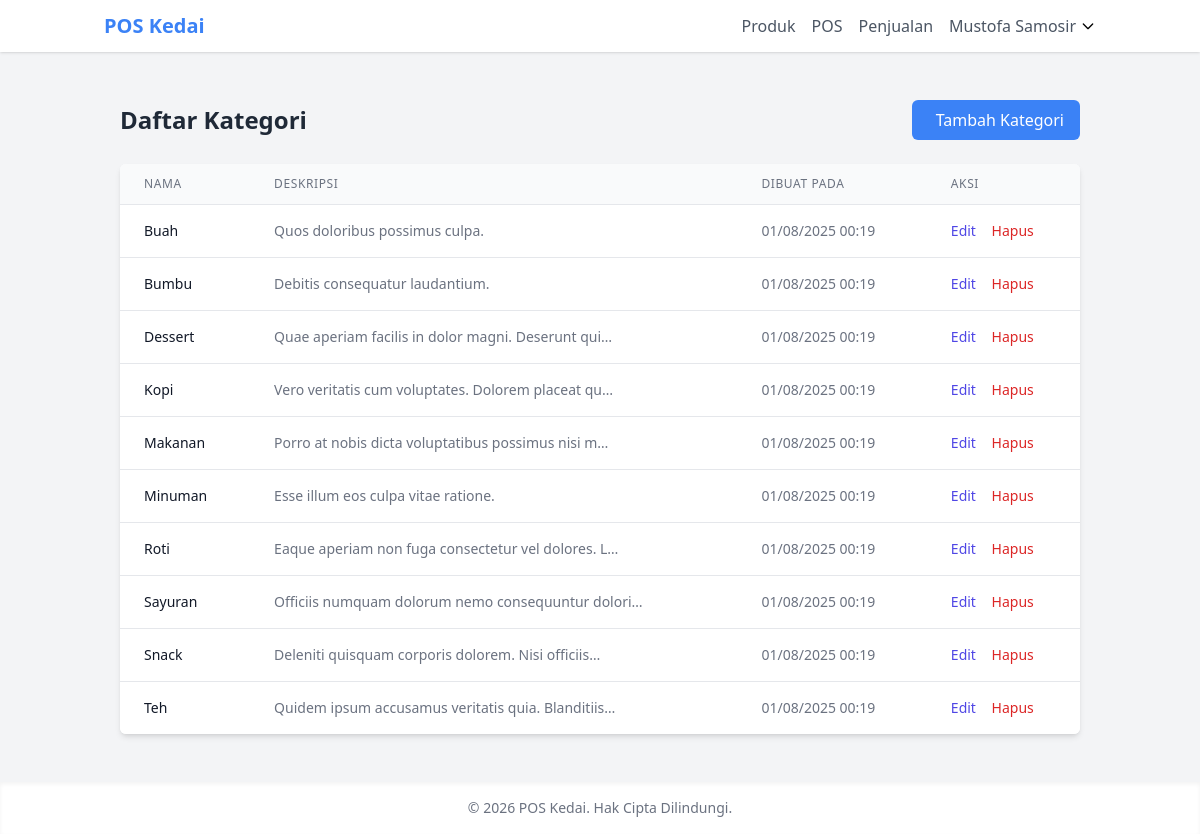
Page /inventory/categories/ (signed in) on the committed database.
### core/models.py (models this page shows, shortened)
class User(AbstractUser):
    class Role(models.TextChoices):
        ADMIN = 'ADMIN', _('Admin')
        OWNER = 'OWNER', _('Pemilik Toko')
        EMPLOYEE = 'EMPLOYEE', _('Karyawan')
    username = None
    email = models.EmailField(_('alamat email'), unique=True)
    role = models.CharField(
        max_length=10,
        choices=Role.choices,
        default=Role.EMPLOYEE,
        verbose_name=_('peran')
    )
    phone_number = models.CharField(_('nomor telepon'), max_length=15, blank=True)
    address = models.TextField(_('alamat'), blank=True)
    profile_picture = models.ImageField(
        upload_to='profile_pictures/',
        blank=True,
        null=True,
        verbose_name=_('foto profil')
    )
    date_joined = models.DateTimeField(_('tanggal bergabung'), auto_now_add=True)
    last_login = models.DateTimeField(_('terakhir login'), auto_now=True)
    is_active = models.BooleanField(_('aktif'), default=True)
    objects = UserManager()
    USERNAME_FIELD = 'email'
    REQUIRED_FIELDS = []
    class Meta:
        verbose_name = _('pengguna')
        verbose_name_plural = _('pengguna')
    @property
    def is_admin(self):
        return self.role == self.Role.ADMIN
    @property
    def is_owner(self):
        return self.role == self.Role.OWNER

### inventory/models.py (models this page shows, shortened)
class Category(models.Model):
    name = models.CharField(_('nama kategori'), max_length=100)
    description = models.TextField(_('deskripsi'), blank=True)
    created_at = models.DateTimeField(_('dibuat pada'), auto_now_add=True)
    updated_at = models.DateTimeField(_('diperbarui pada'), auto_now=True)
    class Meta:
        verbose_name = _('kategori')
        verbose_name_plural = _('kategori')
        ordering = ['name']

### inventory/views.py (the view)
# urls.py: path('categories/', views.category_list, name='category_list'),
@login_required
def category_list(request):
    categories = Category.objects.all()
    return render(request, 'inventory/category_list.html', {'categories': categories})

### templates/inventory/category_list.html (shortened to what this page needs)
{% extends 'base/base.html' %}
{% block content %}
<div class="container mx-auto px-4 py-6">
    <div class="flex justify-between items-center mb-6">
        <h1 class="text-2xl font-bold text-gray-800">Daftar Kategori</h1>
        <a href="{% url 'inventory:add_category' %}" class="bg-blue-500 hover:bg-blue-600 text-white py-2 px-4 rounded-md">
             Tambah Kategori
        </a>
    </div>
    <div class="bg-white shadow-md rounded-md overflow-hidden">
        <table class="min-w-full divide-y divide-gray-200">
            <thead class="bg-gray-50">
                <tr>
                    <th scope="col" class="px-6 py-3 text-left text-xs font-medium text-gray-500 uppercase tracking-wider">Nama</th>
                    <th scope="col" class="px-6 py-3 text-left text-xs font-medium text-gray-500 uppercase tracking-wider">Deskripsi</th>
                    <th scope="col" class="px-6 py-3 text-left text-xs font-medium text-gray-500 uppercase tracking-wider">Dibuat Pada</th>
                    <th scope="col" class="px-6 py-3 text-left text-xs font-medium text-gray-500 uppercase tracking-wider">Aksi</th>
                </tr>
            </thead>
            <tbody class="bg-white divide-y divide-gray-200">
                {% for category in categories %}
                <tr>
                    <td class="px-6 py-4 whitespace-nowrap text-sm font-medium text-gray-900">{{ category.name }}</td>
                    <td class="px-6 py-4 whitespace-nowrap text-sm text-gray-500">{{ category.description|truncatechars:50 }}</td>
                    <td class="px-6 py-4 whitespace-nowrap text-sm text-gray-500">{{ category.created_at|date:"d/m/Y H:i" }}</td>
                    <td class="px-6 py-4 whitespace-nowrap text-sm font-medium">
                        <a href="{% url 'inventory:edit_category' category.id %}" class="text-indigo-600 hover:text-indigo-900 mr-3">Edit</a>
                        <a href="{% url 'inventory:delete_category' category.id %}" class="text-red-600 hover:text-red-900">Hapus</a>
                    </td>
                </tr>
                {% empty %}
                <tr>
                    <td colspan="4" class="px-6 py-4 text-center text-sm text-gray-500">Tidak ada kategori yang ditemukan.</td>
                </tr>
                {% endfor %}
            </tbody>
        </table>
    </div>
</div>
{% endblock %}

### templates/base/base.html (shortened to what this page needs)
<!DOCTYPE html>
<html lang="id">
<head>
    <script src="https://cdn.tailwindcss.com"></script>
</head>
<body class="bg-gray-100 min-h-screen flex flex-col">
    <header class="bg-white shadow">
        <nav class="container mx-auto px-4 py-3 flex justify-between items-center">
            <div class="flex items-center space-x-4">
                <a href="{% url 'dashboard' %}" class="text-xl font-bold text-primary">POS Kedai</a>
            </div>
            <div class="hidden md:flex items-center space-x-4">
                {% if user.is_authenticated %}
                    <a href="{% url 'inventory:product_list' %}" class="text-gray-600 hover:text-primary">Produk</a>
                    <a href="{% url 'inventory:pos' %}" class="text-gray-600 hover:text-primary">POS</a>
                    <a href="{% url 'inventory:sale_list' %}" class="text-gray-600 hover:text-primary">Penjualan</a>
                    <div class="relative" x-data="{ open: false }">
                        <button @click="open = !open" class="flex items-center space-x-1 focus:outline-none">
                            <span class="text-gray-600">{{ user.get_full_name|default:user.email }}</span>
                            <svg class="w-4 h-4" fill="none" stroke="currentColor" viewBox="0 0 24 24" xmlns="http://www.w3.org/2000/svg">
                                <path stroke-linecap="round" stroke-linejoin="round" stroke-width="2" d="M19 9l-7 7-7-7"></path>
                            </svg>
                        </button>
                    </div>
                {% else %}
                    <a href="{% url 'login' %}" class="text-gray-600 hover:text-primary">Login</a>
                {% endif %}
            </div>
        </nav>
    </header>
    <main class="flex-grow container mx-auto px-4 py-6">
        {% block content %}{% endblock %}
    </main>
    <footer class="bg-white shadow-inner py-4">
        <div class="container mx-auto px-4 text-center text-gray-500 text-sm">
            &copy; {% now "Y" %} POS Kedai. Hak Cipta Dilindungi.
        </div>
    </footer>
</body>
</html>

### rows in the picture
User: get_full_name "Mustofa Samosir"
Category: name "Buah", description "Quos doloribus possimus culpa.", created_at "01/08/2025 00:19"
Category: name "Bumbu", description "Debitis consequatur laudantium.", created_at "01/08/2025 00:19"
Category: name "Dessert", description "Quae aperiam facilis in dolor magni. Deserunt qui…", created_at "01/08/2025 00:19"
Category: name "Kopi", description "Vero veritatis cum voluptates. Dolorem placeat qu…", created_at "01/08/2025 00:19"
Category: name "Makanan", description "Porro at nobis dicta voluptatibus possimus nisi m…", created_at "01/08/2025 00:19"
Category: name "Minuman", description "Esse illum eos culpa vitae ratione.", created_at "01/08/2025 00:19"
Category: name "Roti", description "Eaque aperiam non fuga consectetur vel dolores. L…", created_at "01/08/2025 00:19"
Category: name "Sayuran", description "Officiis numquam dolorum nemo consequuntur dolori…", created_at "01/08/2025 00:19"
Category: name "Snack", description "Deleniti quisquam corporis dolorem. Nisi officiis…", created_at "01/08/2025 00:19"
Category: name "Teh", description "Quidem ipsum accusamus veritatis quia. Blanditiis…", created_at "01/08/2025 00:19"
